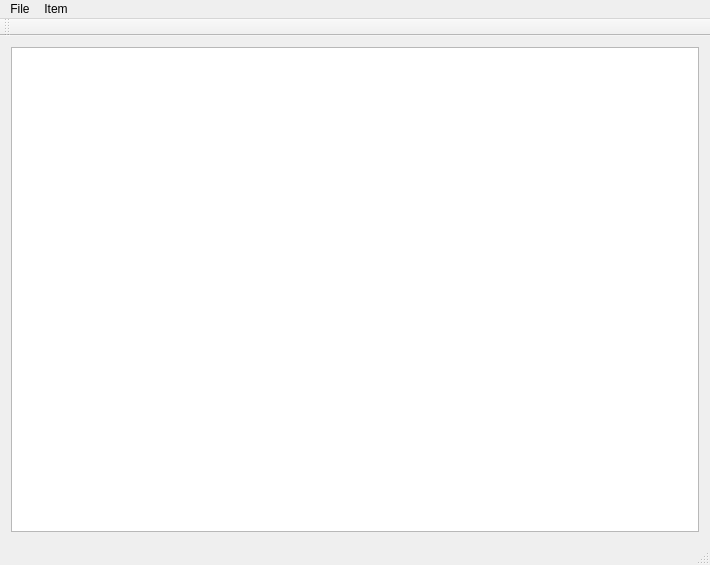
<?xml version="1.0" encoding="UTF-8"?>
<ui version="4.0">
 <class>MainWindow</class>
 <widget class="QMainWindow" name="MainWindow">
  <property name="geometry">
   <rect>
    <x>0</x>
    <y>0</y>
    <width>710</width>
    <height>565</height>
   </rect>
  </property>
  <property name="windowTitle">
   <string>MainWindow</string>
  </property>
  <widget class="QWidget" name="centralWidget">
   <layout class="QGridLayout" name="gridLayout">
    <item row="0" column="0">
     <widget class="QListWidget" name="lwItems"/>
    </item>
   </layout>
  </widget>
  <widget class="QMenuBar" name="menuBar">
   <property name="geometry">
    <rect>
     <x>0</x>
     <y>0</y>
     <width>710</width>
     <height>29</height>
    </rect>
   </property>
   <widget class="QMenu" name="menuItem">
    <property name="title">
     <string>Item</string>
    </property>
    <addaction name="actionAdd"/>
    <addaction name="actionEdit"/>
    <addaction name="separator"/>
    <addaction name="actionDelete"/>
   </widget>
   <widget class="QMenu" name="menuFile">
    <property name="title">
     <string>File</string>
    </property>
    <addaction name="actionNew"/>
    <addaction name="actionOpen"/>
    <addaction name="separator"/>
    <addaction name="actionExit"/>
   </widget>
   <addaction name="menuFile"/>
   <addaction name="menuItem"/>
  </widget>
  <widget class="QToolBar" name="mainToolBar">
   <attribute name="toolBarArea">
    <enum>TopToolBarArea</enum>
   </attribute>
   <attribute name="toolBarBreak">
    <bool>false</bool>
   </attribute>
  </widget>
  <widget class="QStatusBar" name="statusBar"/>
  <action name="actionAdd">
   <property name="text">
    <string>Add...</string>
   </property>
  </action>
  <action name="actionEdit">
   <property name="text">
    <string>Edit...</string>
   </property>
  </action>
  <action name="actionDelete">
   <property name="text">
    <string>Delete...</string>
   </property>
  </action>
  <action name="actionOpen">
   <property name="text">
    <string>Open...</string>
   </property>
  </action>
  <action name="actionNew">
   <property name="text">
    <string>New...</string>
   </property>
  </action>
  <action name="actionExit">
   <property name="text">
    <string>Exit</string>
   </property>
  </action>
 </widget>
 <layoutdefault spacing="6" margin="11"/>
 <resources/>
 <connections/>
</ui>
